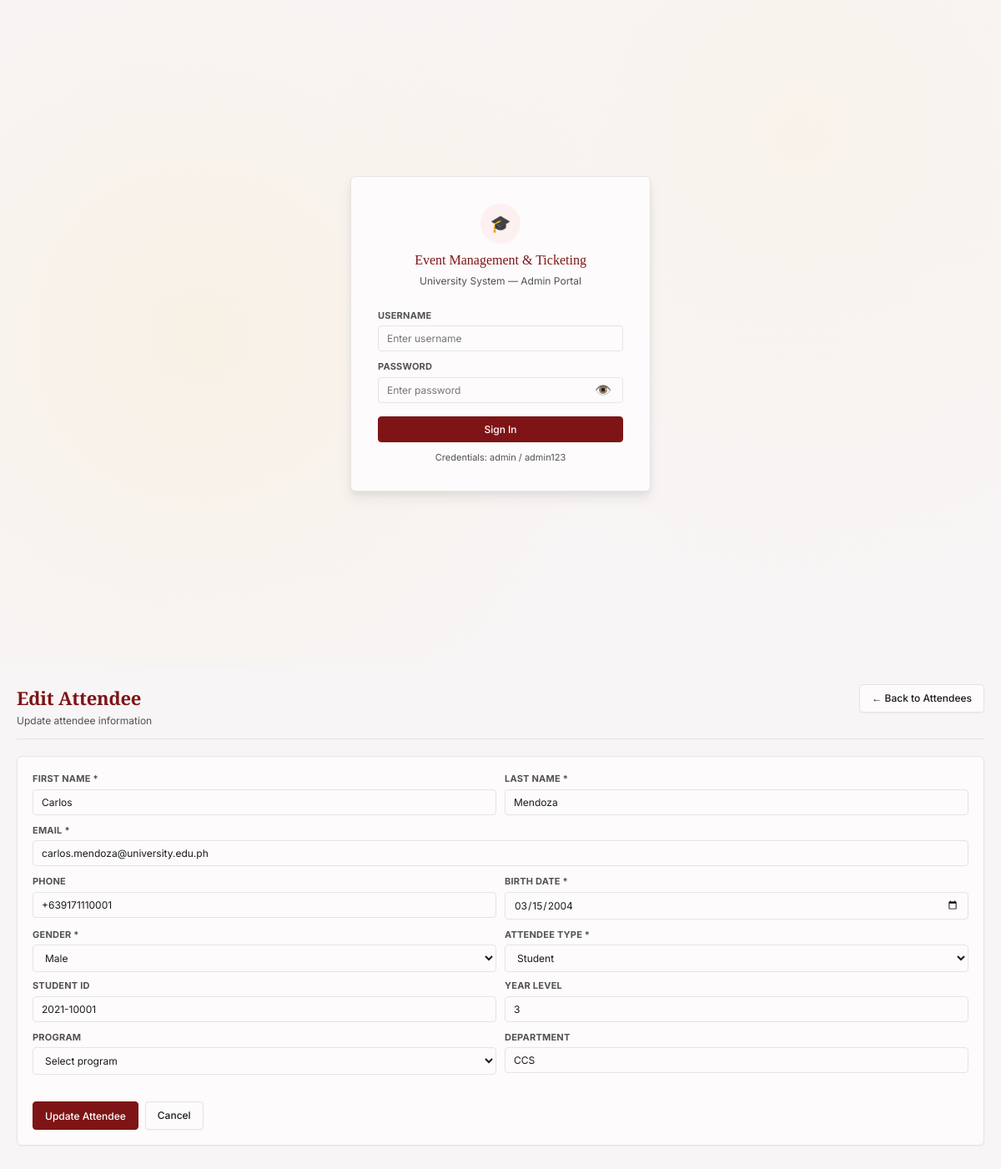
/modules/attendees/edit.php?id=1, run on the app's committed database.
### tables this page shows
CREATE TABLE `attendee` (
  `attendee_id` int(11) NOT NULL,
  `first_name` varchar(50) NOT NULL,
  `last_name` varchar(50) NOT NULL,
  `email` varchar(100) NOT NULL,
  `phone` varchar(20) DEFAULT NULL,
  `gender` enum('male','female','non_binary','prefer_not_to_say') NOT NULL,
  `birth_date` date NOT NULL,
  `attendee_type` enum('student','employee','alumni','guest') NOT NULL,
  `registered_at` datetime NOT NULL DEFAULT current_timestamp(),
  `student_id` varchar(20) DEFAULT NULL,
  `program` varchar(100) DEFAULT NULL,
  `year_level` tinyint(4) DEFAULT NULL CHECK (`year_level` between 1 and 5),
  `department` varchar(100) DEFAULT NULL,
  `employee_id` varchar(20) DEFAULT NULL,
  `job_title` varchar(100) DEFAULT NULL,
  `alumni_id` varchar(20) DEFAULT NULL,
  `graduation_year` year(4) DEFAULT NULL,
  `guest_id` varchar(20) DEFAULT NULL
);

### includes/functions.php (called while the page is built, shortened)
<?php
function h($str) {
    return htmlspecialchars($str ?? '', ENT_QUOTES, 'UTF-8');
}
function getBackUrl($defaultUrl) {
    if (isset($_SERVER['HTTP_REFERER'])) {
        $referrer = $_SERVER['HTTP_REFERER'];
        $currentHost = $_SERVER['HTTP_HOST'];
        if (strpos($referrer, $currentHost) !== false) {
            if (strpos($referrer, 'create.php') === false &&
                strpos($referrer, 'edit.php') === false &&
                strpos($referrer, 'delete.php') === false) {
                return $referrer;
            }
        }
    }
    return $defaultUrl;
}
?>

### modules/attendees/edit.php (the view, shortened to what this page needs)
<?php
require_once __DIR__ . '/../../includes/header.php';
$attendee_id = isset($_GET['id']) ? (int)$_GET['id'] : 0;
$result = mysqli_query($conn, "SELECT * FROM Attendee WHERE attendee_id = $attendee_id");
$attendee = mysqli_fetch_assoc($result);
$form_values = !empty($_POST) ? $_POST : $attendee;
?>
<div class="page active">
    <div class="page-header">
        <div>
            <div class="page-title">Edit Attendee</div>
            <div class="page-sub">Update attendee information</div>
        </div>
        <a href="/event-ticketing-v2/modules/attendees/" class="btn">← Back to Attendees</a>
    </div>
    <div class="card">
        <form method="POST" id="attendeeForm">
            <div style="display:grid;grid-template-columns:1fr 1fr;gap:10px">
                <div class="form-group">
                    <label class="form-label">First name *</label>
                    <input type="text" name="first_name" value="<?php echo h($form_values['first_name'] ?? ''); ?>" required>
                </div>
                <div class="form-group">
                    <label class="form-label">Last name *</label>
                    <input type="text" name="last_name" value="<?php echo h($form_values['last_name'] ?? ''); ?>" required>
                </div>
                <div class="form-group" style="grid-column:1/-1">
                    <label class="form-label">Email *</label>
                    <input type="email" name="email" value="<?php echo h($form_values['email'] ?? ''); ?>" required>
                </div>
                <div class="form-group">
                    <label class="form-label">Phone</label>
                    <input type="text" name="phone" value="<?php echo h($form_values['phone'] ?? ''); ?>">
                </div>
                <div class="form-group">
                    <label class="form-label">Birth date *</label>
                    <input type="date" name="birth_date" value="<?php echo h($form_values['birth_date'] ?? ''); ?>" required>
                </div>
                <div class="form-group">
                    <label class="form-label">Gender *</label>
                    <select name="gender" required>
                        <option value="male" <?php echo ($form_values['gender'] ?? '') == 'male' ? 'selected' : ''; ?>>Male</option>
                    </select>
                </div>
                <div class="form-group">
                    <label class="form-label">Attendee type *</label>
                    <select name="attendee_type" id="attendee_type" required onchange="toggleSubtypeFields()">
                        <option value="student" <?php echo ($form_values['attendee_type'] ?? '') == 'student' ? 'selected' : ''; ?>>Student</option>
                    </select>
                </div>
            </div>
            <div id="student_fields" style="display:none;grid-template-columns:1fr 1fr;gap:10px;margin-top:8px">
                <div class="form-group">
                    <label class="form-label">Student ID</label>
                    <input type="text" name="student_id" value="<?php echo h($form_values['student_id'] ?? ''); ?>" placeholder="Enter student ID (e.g.: 2020-00000)">
                </div>
                <div class="form-group">
                    <label class="form-label">Year level</label>
                    <input type="number" name="year_level" min="1" max="5" value="<?php echo h($form_values['year_level'] ?? ''); ?>">
                </div>
                <div class="form-group">
                    <label class="form-label">Program</label>
                    <select name="program">
                        <option value="">Select program</option>
                    </select>
                </div>
                <div class="form-group">
                    <label class="form-label">Department</label>
                    <input type="text" name="department" value="<?php echo h($form_values['department'] ?? ''); ?>">
                </div>
            </div>
            <div style="display:flex;gap:8px;margin-top:16px;padding-top:16px;border-top:0.5px solid var(--color-border-tertiary)">
                <button type="submit" class="btn btn-primary">Update Attendee</button>
                <a href="<?php echo getBackUrl('/event-ticketing-v2/modules/attendees/'); ?>" class="btn">Cancel</a>
            </div>
        </form>
    </div>
</div>
<?php require_once __DIR__ . '/../../includes/footer.php'; ?>

### assets/css/style.css (style rules this page uses)
:root { --color-bg-primary: #fdfbfc; --color-bg-secondary: #f8f5f6; --color-bg-tertiary: #f3f0f1; --color-primary: #7e1416; --color-primary-dark: #5c0e10; --color-primary-light: #9a1a1d; --color-primary-bg: #fdf0f1; --color-accent: #f9be1b; --color-accent-dark: #d4a017; --color-accent-light: #fcd34d; --color-accent-bg: #fffdf5; --color-gray-50: #fafafa; --color-gray-100: #f5f5f5; --color-gray-200: #e5e5e5; --color-gray-300: #d4d4d4; --color-gray-400: #a3a3a3; --color-gray-500: #737373; --color-gray-600: #525252; --color-gray-700: #404040; --color-gray-800: #262626; --color-gray-900: #171717; --color-text-primary: #1a1a1a; --color-text-secondary: #525252; --color-text-tertiary: #737373; --color-text-inverse: #ffffff; --color-text-danger: #991b1b; --color-text-success: #166534; --color-text-warning: #92400e; --color-success: #16a34a; --color-success-bg: #f0fdf4; --color-danger: #dc2626; --color-danger-bg: #fef2f2; --color-warning: #d97706; --color-warning-bg: #fffbeb; --color-info: #2563eb; --color-info-bg: #eff6ff; --color-border: #e5e5e5; --color-border-light: #f0f0f0; --shadow-xs: 0 1px 2px rgba(0, 0, 0, 0.04); --shadow-sm: 0 1px 3px rgba(0, 0, 0, 0.06), 0 1px 2px rgba(0, 0, 0, 0.04); --shadow-md: 0 4px 6px rgba(0, 0, 0, 0.05), 0 2px 4px rgba(0, 0, 0, 0.04); --shadow-lg: 0 10px 15px rgba(0, 0, 0, 0.06), 0 4px 6px rgba(0, 0, 0, 0.04); --radius-xs: 3px; --radius-sm: 4px; --radius-md: 6px; --radius-lg: 8px; --transition-fast: 150ms ease; --transition-base: 200ms ease; --transition-slow: 300ms ease; --text-xs: 0.6875rem; --text-sm: 0.75rem; --text-base: 0.8125rem; --text-md: 0.875rem; --text-lg: 1rem; --text-xl: 1.125rem; --text-2xl: 1.375rem; --text-3xl: 1.75rem; }
* { box-sizing: border-box; margin: 0; padding: 0; }
body { font-family: 'Inter', -apple-system, BlinkMacSystemFont, 'Segoe UI', Roboto, sans-serif; background: var(--color-bg-secondary); color: var(--color-text-primary); font-size: var(--text-base); line-height: 1.5; -webkit-font-smoothing: antialiased; -moz-osx-font-smoothing: grayscale; min-height: 100vh; }
.page { display: none; padding: 1.25rem; animation: fadeInUp 0.35s ease-out; }
.page.active { display: block; }
.page-header { margin-bottom: 1.25rem; display: flex; align-items: flex-start; justify-content: space-between; gap: 0.75rem; flex-wrap: wrap; padding-bottom: 0.75rem; border-bottom: 1px solid var(--color-border); }
.page-title { font-family: 'Playfair Display', serif; font-size: var(--text-2xl); font-weight: 700; color: var(--color-primary); letter-spacing: -0.01em; }
.page-sub { font-size: var(--text-sm); color: var(--color-text-secondary); margin-top: 0.125rem; }
.btn { padding: 0.4375rem 0.875rem; border-radius: var(--radius-sm); border: 1px solid var(--color-border); background: var(--color-bg-primary); color: var(--color-text-primary); font-size: var(--text-sm); font-weight: 500; cursor: pointer; font-family: 'Inter', sans-serif; transition: all var(--transition-fast); text-decoration: none; display: inline-flex; align-items: center; gap: 0.375rem; justify-content: center; box-shadow: var(--shadow-xs); }
.btn-primary { background: var(--color-primary); color: white; border-color: var(--color-primary); }
.card { background: var(--color-bg-primary); border: 1px solid var(--color-border); border-radius: var(--radius-md); padding: 1.125rem; margin-bottom: 1rem; box-shadow: var(--shadow-xs); transition: all var(--transition-base); }
input, select, textarea { width: 100%; padding: 0.4375rem 0.625rem; border: 1px solid var(--color-border); border-radius: var(--radius-sm); background: var(--color-bg-primary); color: var(--color-text-primary); font-size: var(--text-sm); font-family: 'Inter', sans-serif; transition: all var(--transition-fast); }
.form-group { display: flex; flex-direction: column; gap: 0.25rem; margin-bottom: 0; }
.form-label { font-size: var(--text-xs); color: var(--color-text-secondary); font-weight: 700; text-transform: uppercase; letter-spacing: 0.02em; }

### data on the page
attendee: first_name "Carlos", last_name "Mendoza", email "carlos.mendoza@university.edu.ph", phone "+639171110001", birth_date "03/15/2004", gender "Male", attendee_type "Student", student_id "2021-10001", year_level "3", department "CCS"
